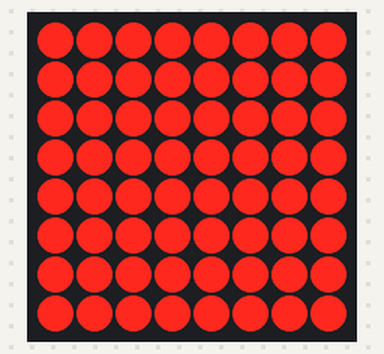
Recording of a sketch running on a simulated Arduino Uno, built with avr-gcc and run on an emulated ATmega328P. Parts: 8×8 LED matrix.

Above: at 1.1 s.
At 3.1 s:
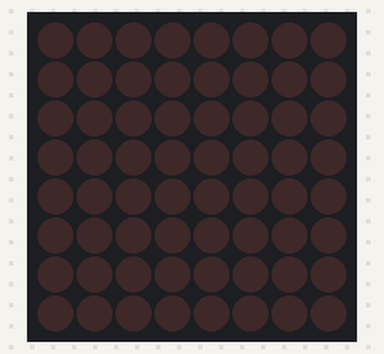
At 4.1 s:
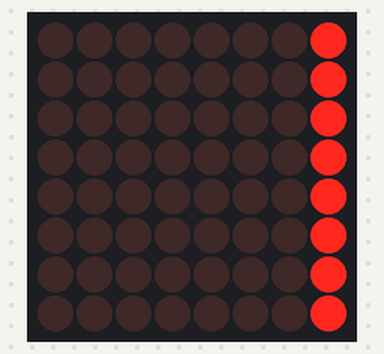
At 5.1 s:
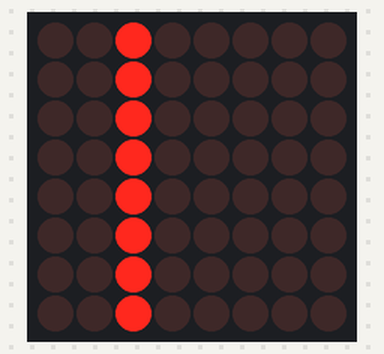
At 6.1 s:
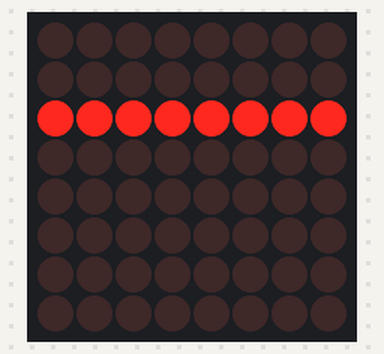
At 7.3 s:
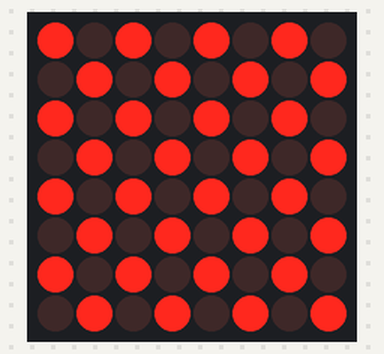

The sketch:

MAX7219_Wiring_Test.ino
```cpp
/*
  MAX7219 8x8 Matrix Wiring Test
  For Arduino Uno/Nano

  DIN  -> D11
  CLK  -> D13
  CS   -> D10

  Test sequence:
  1. All LEDs ON
  2. All LEDs OFF
  3. Columns sweep left->right
  4. Rows sweep top->bottom
  5. Checkerboard
*/

#include <MD_MAX72xx.h>
#include <SPI.h>

#define HARDWARE_TYPE MD_MAX72XX::FC16_HW
#define MAX_DEVICES 1
#define CS_PIN 10
#define CLK_PIN   13
#define DATA_PIN  11

MD_MAX72XX mx = MD_MAX72XX(HARDWARE_TYPE, CS_PIN, MAX_DEVICES);
// MD_MAX72XX mx = MD_MAX72XX(HARDWARE_TYPE, DATA_PIN, CLK_PIN, CS_PIN, MAX_DEVICES);

void clearDisplay()
{
  mx.clear();
  mx.update();
}

void setup()
{
  mx.begin();
  mx.control(MD_MAX72XX::INTENSITY, 1);
  mx.clear();
  mx.update();
  delay(1000);
}

void loop()
{
  // All ON
  for (uint8_t c = 0; c < 8; c++)
    mx.setColumn(c, 0xFF);
  delay(2000);

  // All OFF
  clearDisplay();
  delay(1000);

  // Column sweep
  for (uint8_t c = 0; c < 8; c++)
  {
    clearDisplay();
    mx.setColumn(c, 0xFF);
    delay(200);
  }

  // Row sweep
  for (uint8_t r = 0; r < 8; r++)
  {
    clearDisplay();
    for (uint8_t c = 0; c < 8; c++)
      mx.setPoint(r, c, true);
    delay(200);
  }

  // Checkerboard
  clearDisplay();
  for (uint8_t r = 0; r < 8; r++)
    for (uint8_t c = 0; c < 8; c++)
      if ((r + c) & 1)
        mx.setPoint(r, c, true);

  delay(1000);
}
```

Measured:
- by itself, everything shown: repeats every 7.2 s, in 19 steps
- what the display in image 0 shows lasts 2.0 s, from 1.0 s to 3.0 s
- what the display in image 1 shows lasts 1.0 s, from 3.0 s to 4.0 s
